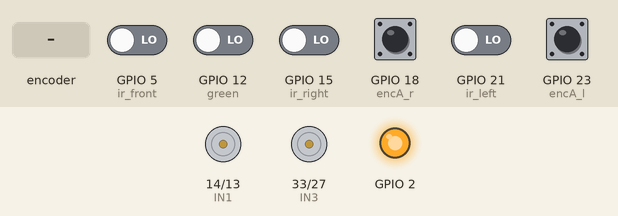
Recording of a sketch running on a simulated ESP32. Shown: motor-driver pin pairs drawn as motors (green arrow = first pin HIGH = forward, orange = second pin HIGH = backward, longer = more drive, scaled by the enable pin), output pins drawn as LEDs (lit = HIGH). The test bench sets the inputs (shaded band); at power-on: GPIO 18 (encA_r), GPIO 23 (encA_l) HIGH, GPIO 5 (ir_front), GPIO 12 (green), GPIO 15 (ir_right), GPIO 21 (ir_left) LOW.

Above: at 1.2 s.
1.3 s: GPIO 12 (green) driven HIGH
At 2.2 s:
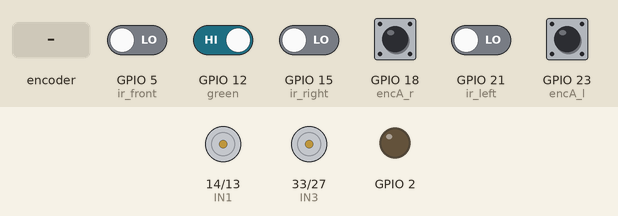
3.8 s: rotary encoder on GPIO 18 (encA_r) / GPIO 19 (encB_r) turned 1 step (first pin leading)
At 4.7 s:
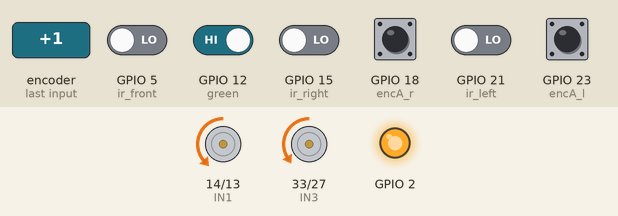
5.5 s: rotary encoder on GPIO 18 (encA_r) / GPIO 19 (encB_r) turned 3 steps (first pin leading)
At 6.2 s:
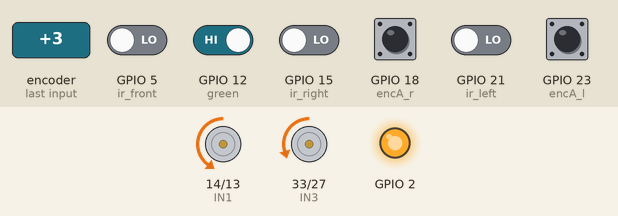
7.6 s: GPIO 23 (encA_l) pulled LOW for 0.15 s
At 8.1 s:
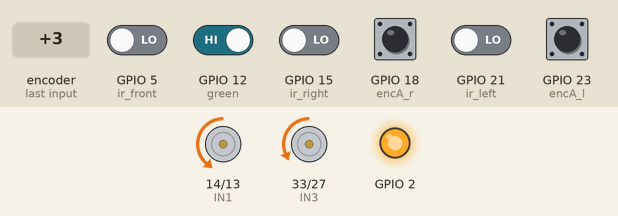
9.2 s: GPIO 23 (encA_l) pulled LOW for 1 s
At 11.4 s:
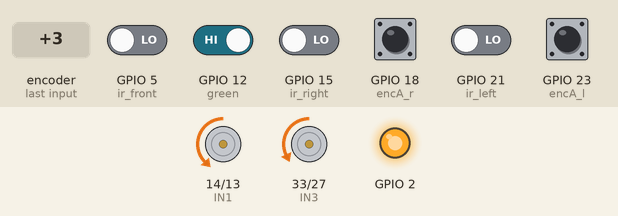
Timing chart, 0 to 12.7 s (numbered marks = the images above; inputs shaded):
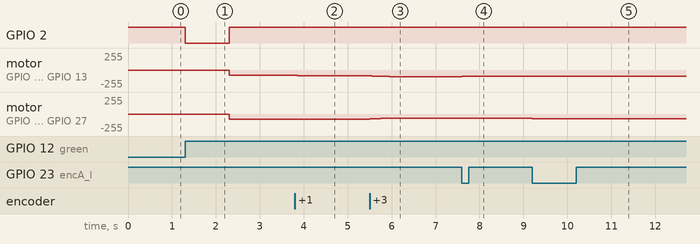

Measured:
- after the input at 1.3 s, GPIO 2: HIGH → LOW at once, → HIGH 1.0 s later; motor on GPIO 14 (IN1) / GPIO 13 (IN2), motor on GPIO 33 (IN3) / GPIO 27 (IN4): stopped → backward 80/255 after 1.0 s
- after the input at 3.8 s, motor on GPIO 14 (IN1) / GPIO 13 (IN2): backward 80/255 → backward 85/255 at once; motor on GPIO 33 (IN3) / GPIO 27 (IN4): backward 80/255 → backward 75/255 at once
- after the input at 5.5 s, motor on GPIO 14 (IN1) / GPIO 13 (IN2): backward 85/255 → backward 90/255 at once, → backward 95/255 0.20 s later, → backward 100/255 0.20 s later; motor on GPIO 33 (IN3) / GPIO 27 (IN4): backward 75/255 → backward 70/255 at once, → backward 65/255 0.20 s later, → backward 60/255 0.20 s later
- after the input at 7.6 s, motor on GPIO 14 (IN1) / GPIO 13 (IN2): backward 100/255 → backward 97/255 at once, → backward 95/255 0.15 s later; motor on GPIO 33 (IN3) / GPIO 27 (IN4): backward 60/255 → backward 63/255 at once, → backward 65/255 0.15 s later
- after the input at 9.2 s, motor on GPIO 14 (IN1) / GPIO 13 (IN2): backward 95/255 → backward 92/255 at once, → backward 90/255 1.0 s later; motor on GPIO 33 (IN3) / GPIO 27 (IN4): backward 65/255 → backward 68/255 at once, → backward 70/255 1.0 s later

The sketch:

main.ino
```cpp
// =================== PIN DEFINES ===================
// Right motor (use ENB, IN3, IN4)
#define IN1 14 // backward
#define IN2 13 // forward
#define ENA 26

// Left motor (use ENA, IN1, IN2)
#define ENB 25
#define IN3 33 // backward
#define IN4 27 // forward

// ir sensors input
#define ir_right 15
#define ir_left 21
#define ir_front 5

// buttons
#define green 12
#define yellow 4

// Encoders
#define encA_r 18
#define encB_r 19
#define encA_l 23
#define encB_l 22


int dx[] = {0, 1, 0, -1};
int dy[] = {1, 0, -1, 0};
char dir[] = {'n', 'e', 's', 'w'};
// north, east, south, west

const int N = 16;
int wall[N + 2][N + 2][4] = {};
int dist[N + 2][N + 2] = {};

bool wallRight(){
  if(digitalRead(ir_right) == 0) return 1;
  else return 0;
}
bool wallLeft(){
  if(digitalRead(ir_left) == 0) return 1;
  else return 0;
}
bool wallFront(){
  if(digitalRead(ir_front) == 0) return 1;
  else return 0;
}

void setMotorLeft(int pwm) {
  if (pwm > 0) {
    digitalWrite(IN2, HIGH);
    digitalWrite(IN1, LOW);
  } else if (pwm < 0) {
    digitalWrite(IN2, LOW);
    digitalWrite(IN1, HIGH);
    pwm = -pwm;
  } else {
    digitalWrite(IN1, LOW);
    digitalWrite(IN2, LOW);
  }
  analogWrite(ENA, pwm);
}
void setMotorRight(int pwm) {
  if (pwm > 0) {
    digitalWrite(IN4, HIGH);
    digitalWrite(IN3, LOW);
  } else if (pwm < 0) {
    digitalWrite(IN4, LOW);
    digitalWrite(IN3, HIGH);
    pwm = -pwm;
  } else {
    digitalWrite(IN3, LOW);
    digitalWrite(IN4, LOW);
  }
  analogWrite(ENB, pwm);
}

volatile long count_left = 0;
volatile long count_right = 0;

void IRAM_ATTR encoderLeftISR() {
  count_left++;
}

// Right encoder ISR
void IRAM_ATTR encoderRightISR() {
  count_right++;
}

void resetEncoders() {
  noInterrupts();
  count_left = 0;
  count_right = 0;
  interrupts();
}

// ================= PID PARAMETERS =================
float Kp = 2.5;   // Proportional gain
float Ki = 0;   // Integral gain (often small or zero for sync)
float Kd = 0.2;   // Derivative gain

float integral = 0;
float lastError = 0;
float ticks_error = 0.999;

// ================= PID FUNCTION =================
int pidCorrection(long leftTicks, long rightTicks) {
  float error = (double(leftTicks) * ticks_error)  - rightTicks;

  integral += error;
  float derivative = error - lastError;

  float output = Kp * error + Ki * integral + Kd * derivative;

  lastError = error;

  return (int)output;  // This is the correction value
}

// ================= MOVE FORWARD =================
void moveForward(float distance = 180, int basePwm = 80) {
  long targetTicks = (long)(27.025 * distance);

  resetEncoders();
  integral = 0;
  lastError = 0;

  while ((abs(count_left) < targetTicks) && (abs(count_right) < targetTicks)) {
    int correction = pidCorrection(count_left, count_right);

    int pwmLeft = basePwm - correction;
    int pwmRight = basePwm + correction;

    // Limit PWM range [0..255]
    pwmLeft = constrain(pwmLeft, 0, 255);
    pwmRight = constrain(pwmRight, 0, 255);

    setMotorLeft(pwmLeft);
    setMotorRight(pwmRight);
  }
  setMotorLeft(0);
  setMotorRight(0);
  delay(300);
}

// ======= 90° LEFT TURN =======
void turnLeft(int pwm = 70) {
  long targetTicks = 2228;
  resetEncoders();

  // Left backward, right forward
  setMotorLeft(-pwm);
  setMotorRight(pwm);

  while ((abs(count_left) < ((double)(targetTicks) * ticks_error)) || (abs(count_right) < targetTicks)) {
    if (abs(count_left) < ((double)(targetTicks) * ticks_error)) {
      setMotorLeft(-pwm);
    } else {
      setMotorLeft(0);
    }

    if (abs(count_right) < targetTicks) {
      setMotorRight(pwm);
    } else {
      setMotorRight(0);
    }
  }

  setMotorLeft(0);
  setMotorRight(0);
  delay(400);
}

void turnRight(int pwm = 70) {
  long targetTicks = 2335;
  resetEncoders();

  // Left backward, right forward
  setMotorLeft(pwm);
  setMotorRight(-pwm);

  while ((abs(count_left) < ((double)(targetTicks) * ticks_error)) || (abs(count_right) < (targetTicks))) {
    if (abs(count_left) < ((double)(targetTicks) * ticks_error)) {
      setMotorLeft(pwm);
    } else {
      setMotorLeft(0);
    }

    if (abs(count_right) < (targetTicks)) {
      setMotorRight(-pwm);
    } else {
      setMotorRight(0);
    }
  }

  setMotorLeft(0);
  setMotorRight(0);
  delay(400);
}

void setup() {
  Serial.begin(9600);

  // Motor pins
  pinMode(IN1, OUTPUT);
  pinMode(IN2, OUTPUT);
  pinMode(ENA, OUTPUT);

  pinMode(IN3, OUTPUT);
  pinMode(IN4, OUTPUT);
  pinMode(ENB, OUTPUT);

  // Encoder pins
  pinMode(encA_l, INPUT_PULLUP);
  pinMode(encB_l, INPUT_PULLUP);
  pinMode(encA_r, INPUT_PULLUP);
  pinMode(encB_r, INPUT_PULLUP);
  attachInterrupt(digitalPinToInterrupt(encA_l), encoderLeftISR, CHANGE);
  attachInterrupt(digitalPinToInterrupt(encA_r), encoderRightISR, CHANGE);

  // sensors
  pinMode(ir_right, INPUT);
  pinMode(ir_left, INPUT);
  pinMode(ir_front, INPUT);

  //buttons
  pinMode(green, INPUT);
  pinMode(yellow, INPUT);

  pinMode(2, OUTPUT);

  for (int i = 1; i <= N; i++) {
    wall[1][i][3] = 1;
    wall[i][1][2] = 1;
    wall[N][i][1] = 1;
    wall[i][N][0] = 1;

    dist[0][i] = 10000;
    dist[i][0] = 10000;
    dist[N + 1][i] = 10000;
    dist[i][N + 1] = 10000;
  }
  update_dist();
}

// ====== CONFIG ======
const int MAXQ = (N+2)*(N+2);    // maximum queue size

// ====== QUEUE ======
struct Node {
    int x, y;
};

struct StaticQueue {
    Node arr[MAXQ];
    int front = 0, back = 0;

    inline bool empty() { return front == back; }
    inline void push(Node n) {
        arr[back] = n;
        back = (back + 1) % MAXQ;
    }
    inline Node pop() {
        Node n = arr[front];
        front = (front + 1) % MAXQ;
        return n;
    }
};

// ====== FLOODFILL ======
void update_dist() {
    StaticQueue q;

    q.push({8, 8}); q.push({8, 9}); q.push({9, 8}); q.push({9, 9});
    static bool vis[N+2][N+2];   // reuse between calls
    memset(vis, 0, sizeof(vis));

    vis[8][8] = vis[8][9] = vis[9][8] = vis[9][9] = 1;

    while (!q.empty()) {
        Node cur = q.pop();
        int x = cur.x, y = cur.y;
        for (int d = 0; d < 4; d++) {
            int xx = x + dx[d];
            int yy = y + dy[d];
            if (vis[xx][yy] || wall[x][y][d]) continue;

            q.push({xx, yy});
            vis[xx][yy] = 1;
            dist[xx][yy] = dist[x][y] + 1;
        }
    }
}

void turn(int a, int b) {
  int cloc = (b - a + 4) % 4;
  int anti = (a - b + 4) % 4;
  if (cloc <= anti) {
    while (a % 4 != b) {
      a++;
      turnRight();
    }
  }
  else {
    while ((a + 4) % 4 != b) {
      a--;
      turnLeft();
    }
  }
}

void algo() {
  int x = 1, y = 1, d = 0;
  while (dist[x][y]) {
    wall[x][y][(d + 3) % 4] = wall[x + dx[(d + 3) % 4]][y + dy[(d + 3) % 4]][(d + 3 + 2) % 4] = wallLeft();
    wall[x][y][(d + 1) % 4] = wall[x + dx[(d + 1) % 4]][y + dy[(d + 1) % 4]][(d + 1 + 2) % 4] = wallRight();
    wall[x][y][d] = wall[x + dx[d]][y + dy[d]][(d + 2) % 4] = wallFront();

    update_dist();

    int b = 0;
    for (int i = 0; i < 4; i++) {
      if (dist[x + dx[i]][y + dy[i]] < dist[x][y] && wall[x][y][i] == 0) {
        b = i;
        break;
      }
    }
    turn(d, b);
    d = b;
    moveForward();
    x += dx[d], y += dy[d];
    while(digitalRead(yellow) == 0) ;
    delay(500);
  }
}

void loop() {
  digitalWrite(2, HIGH);
  if (digitalRead(green) == 1) {
    digitalWrite(2, LOW);
    delay(1000);
    digitalWrite(2, HIGH);
    algo();
  }
  delay(100);
}
```
